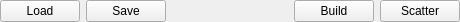
<?xml version="1.0" encoding="UTF-8"?>
<ui version="4.0">
 <class>CodeToolBar</class>
 <widget class="QWidget" name="CodeToolBar">
  <property name="geometry">
   <rect>
    <x>0</x>
    <y>0</y>
    <width>460</width>
    <height>20</height>
   </rect>
  </property>
  <property name="windowTitle">
   <string>Form</string>
  </property>
  <layout class="QHBoxLayout" name="horizontalLayout">
   <property name="leftMargin">
    <number>0</number>
   </property>
   <property name="topMargin">
    <number>0</number>
   </property>
   <property name="rightMargin">
    <number>0</number>
   </property>
   <property name="bottomMargin">
    <number>0</number>
   </property>
   <item>
    <widget class="QPushButton" name="loadButton">
     <property name="text">
      <string>Load</string>
     </property>
    </widget>
   </item>
   <item>
    <widget class="QPushButton" name="saveButton">
     <property name="text">
      <string>Save</string>
     </property>
    </widget>
   </item>
   <item>
    <spacer name="horizontalSpacer_2">
     <property name="orientation">
      <enum>Qt::Horizontal</enum>
     </property>
     <property name="sizeHint" stdset="0">
      <size>
       <width>40</width>
       <height>20</height>
      </size>
     </property>
    </spacer>
   </item>
   <item>
    <widget class="QPushButton" name="buildButton">
     <property name="toolTip">
      <string>&lt;html&gt;&lt;head/&gt;&lt;body&gt;&lt;p&gt;Build the current code&lt;/p&gt;&lt;p&gt;Shortcut: shift-Enter&lt;/p&gt;&lt;/body&gt;&lt;/html&gt;</string>
     </property>
     <property name="text">
      <string>Build</string>
     </property>
    </widget>
   </item>
   <item>
    <widget class="QPushButton" name="scatterButton">
     <property name="text">
      <string>Scatter</string>
     </property>
    </widget>
   </item>
  </layout>
 </widget>
 <resources/>
 <connections/>
</ui>
